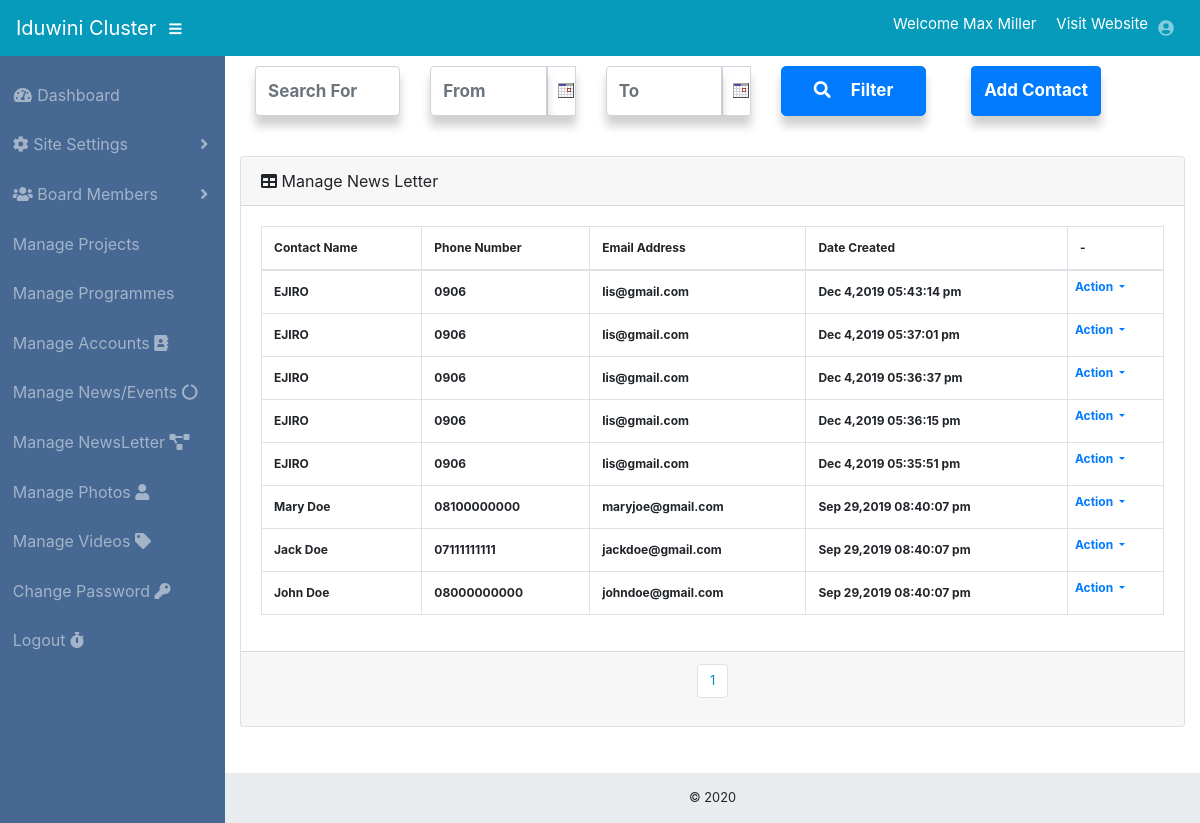
The page /webcontrol/newsletter.php (signed in) on the database its author committed.
### tables this page shows
CREATE TABLE `newsletter` (
  `id` int(11) NOT NULL,
  `name` varchar(100) NOT NULL,
  `phone` varchar(50) NOT NULL,
  `email` varchar(100) NOT NULL,
  `created_at` datetime NOT NULL DEFAULT CURRENT_TIMESTAMP
);

### last_seen.php (called while the page is built, shortened)
<?php
function read_able($ttime){
    return date("M j,Y h:i:s a",strtotime($ttime));
}
?>

### webcontrol/newsletter.php (the view, shortened to what this page needs)
<!DOCTYPE html>
<html lang="en">
<head>
<?php include("styles.php"); ?>
</head>
<body id="page-top">
 <?php include("header.php"); ?>
  <div id="wrapper">
  <?php include("aside.php"); ?>
    <div id="content-wrapper">
      <div class="container-fluid">
      <div class="row">
      <div class="col-md-9">
      <form method="post" action="newsletter_filter" id="tarp">
               <div class="col-md-3" style="float:left;">
                 <div class="form-group">
                   <input type="text" placeholder="Search For" name="pro_name" value="<?php if(isset($_GET['pro_name'])){echo $_GET['pro_name'];} ?>" class="form-control it">
                 </div>
               </div>
               <div class="col-md-3" style="float:left;">
                 <div class="form-group input-group">
 									<input class="form-control datepicker form-control-email it" placeholder="From" name="date" type="text" value="<?php if(isset($_GET['start'])){echo $_GET['start'];} ?>" required>
 									<span class="input-group-addon sweep"><img class="dater" src="../shared/datepicker/cal.gif" name="date"></span>
 								</div>
               </div>
               <div class="col-md-3" style="float:left;">
                 <div class="form-group input-group">
 									<input class="form-control datepicker2 form-control-email it" placeholder="To" name="date2" type="text" value="<?php if(isset($_GET['end'])){echo $_GET['end'];} ?>" required>
 									<span class="input-group-addon sweep2"><img class="dater2" src="../shared/datepicker/cal.gif" name="date"></span>
 								</div>
               </div>
               <div class="col-md-3 text-right" style="float:left;">
                 <button type="submit" name="gfsa" id="gdate" style="border-radius:5px;" class="btn btn-primary btn-block it"><i class="fa fa-search" style="margin-right:20px;"></i>Filter</button>
               </div>
             </form>
      </div>
      <div class="col-md-3 "><button class="btn btn-primary it" data-toggle="modal" data-target="#add">Add Contact</button>
      </div>
             </div>
      <br>
 <div class="card mb-3">
          <div class="card-header">
            <i class="fas fa-table"></i>
            Manage News Letter</div>
          <div class="card-body">
            <div class="table-responsive">
              <table class="table table-bordered" id="dataTable" width="100%" cellspacing="0">
                <thead>
                  <tr>
                  <th>Contact Name</th>
                    <th>Phone Number</th>
                    <th>Email Address</th>
                    <th>Date Created</th>
                    <th colspan="3">-</th>
                  </tr>
                </thead>
                <tbody>
<?php
 $per_page=20;
 if(isset($_GET['pro_name']) && isset($_GET['start']) && isset($_GET['end'])){
  $sname=$_GET['pro_name'];
  $sstart=$_GET['start'];
  $send=$_GET['end'];
  $count_all=$conn->query("select count(*) from newsletter where name LIKE '%$sname%' AND created_at>='$sstart' AND created_at<='$send' OR phone LIKE '%$sname%' AND created_at>='$sstart' AND created_at<='$send' OR email LIKE '%$sname%' AND created_at>='$sstart' AND created_at<='$send'");
 }else{
  $count_all=$conn->query("select count(*) from newsletter");
 }
    while($row=$count_all->fetch_array()){
        $count_val=$row[0];
    }
    $pages=ceil($count_val/$per_page);
if(isset($_GET['pro_name']) && isset($_GET['start']) && isset($_GET['end'])){
  $sname=$_GET['pro_name'];
  $sstart=$_GET['start'];
  $send=$_GET['end'];
  if(isset($_GET['page']) && !empty($_GET['page']) && is_numeric($_GET['page'])){
    $start=(($_GET['page'])-1)*$per_page;
    $site=$conn->query("select * from newsletter where name LIKE '%$sname%' AND created_at>='$sstart' AND created_at<='$send' OR phone LIKE '%$sname%' AND created_at>='$sstart' AND created_at<='$send' OR email LIKE '%$sname%' AND created_at>='$sstart' AND created_at<='$send' order by id DESC LIMIT $per_page OFFSET $start");
  }
}else{
  if(isset($_GET['page']) && !empty($_GET['page']) && is_numeric($_GET['page'])){
    $start=(($_GET['page'])-1)*$per_page;
    $site=$conn->query("select * from newsletter order by id DESC LIMIT $per_page OFFSET $start");
  }
}
if($site->num_rows>=1){
  while($row=$site->fetch_assoc()){ ?>
    <tr>
    <td><?php echo $row['name']; ?></td>
    <td><?php echo $row['phone']; ?></td>
    <td><?php echo $row['email']; ?></td>
    <td><?php echo read_able($row['created_at']); ?></td>
          <td class="nav-item dropdown" style="padding:0;">
              <a  style="padding:7px;" class="nav-link dropdown-toggle" href="#" id="pagesDropdown" role="button" data-toggle="dropdown" aria-haspopup="true" aria-expanded="false">
                <span>Action</span>
              </a>
            </td>
    </tr>
<?php }
}else{
  echo "<tr><td colspan=11>No results Found</td></tr>";
}
?>
                </tbody>
              </table>
            </div>
          </div>
          <div class="card-footer small text-muted">
<ul class="pagination pagination-md justify-content-center">
<?php
if(isset($_GET['pro_name']) && isset($_GET['start']) && isset($_GET['end'])){
  for($icount=1;$icount<=$pages;$icount++) { ?>
    <li class="page-item">
    <a class="page-link" style="color:#0088cc;" href="newsletter?page=<?php echo $icount; ?>&pro_name=<?php echo $_GET['pro_name']; ?>&start=<?php echo $_GET['start']; ?>&end=<?php echo $_GET['end']; ?>"><?php echo $icount; ?></a>
    </li>
    <?php }
}else{
      for($icount=1;$icount<=$pages;$icount++) { ?>
      <li class="page-item">
      <a class="page-link" style="color:#0088cc;" href="newsletter?page=<?php echo $icount; ?>"><?php echo $icount; ?></a>
      </li>
      <?php }
}
?>
</ul>
          </div>
        </div>
      </div>
     <?php include("footer.php"); ?>
    </div>
  </div>
</body>
</html>

### webcontrol/styles.php (style rules this page uses)
#content-wrapper { margin-top:50px; }

### webcontrol/newsletter.php (style rules this page uses)
.it { height:50px; box-shadow:0px 10px 10px 0px rgba(0,0,0,0.19); font-size:17px; font-weight:bold; }
.form-control { border-color:0px #d2d6de !important; }
.sweep,.sweep2 { box-shadow:0px 10px 10px 0px rgba(0,0,0,0.19); padding-top:10px; padding-left:10px; width:20%; border:1px solid #d2d6de !important; }
tr,th,td { font-size:12px; font-weight:bold; }

### rows shown on the page
newsletter: name "EJIRO", phone "0906", email "lis@gmail.com", created_at "Dec 4,2019 05:43:14 pm"
newsletter: name "EJIRO", phone "0906", email "lis@gmail.com", created_at "Dec 4,2019 05:37:01 pm"
newsletter: name "EJIRO", phone "0906", email "lis@gmail.com", created_at "Dec 4,2019 05:36:37 pm"
newsletter: name "EJIRO", phone "0906", email "lis@gmail.com", created_at "Dec 4,2019 05:36:15 pm"
newsletter: name "EJIRO", phone "0906", email "lis@gmail.com", created_at "Dec 4,2019 05:35:51 pm"
newsletter: name "Mary Doe", phone "08100000000", email "maryjoe@gmail.com", created_at "Sep 29,2019 08:40:07 pm"
newsletter: name "Jack Doe", phone "07111111111", email "jackdoe@gmail.com", created_at "Sep 29,2019 08:40:07 pm"
newsletter: name "John Doe", phone "08000000000", email "johndoe@gmail.com", created_at "Sep 29,2019 08:40:07 pm"

### other values the page prints
detail('name') "Max Miller"
